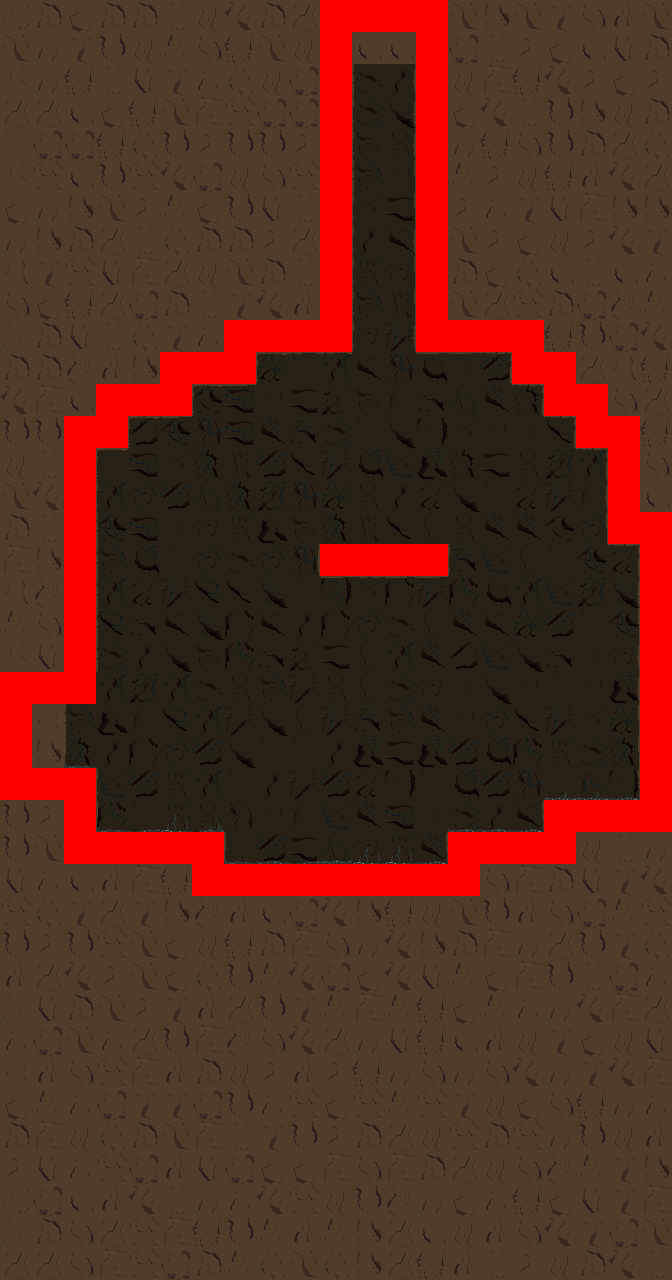

This game map was drawn from its Tiled (.tmx) file and the tilesets committed beside it. A one-line description and the trimmed map source follow:
An orthogonal 21x40 tile map with 32x32 px tiles, 3 tile layers (BG, FG, Collision), 3 tilesets and 9 objects (2x Door).

<map version="1.0" orientation="orthogonal" width="21" height="40" tilewidth="32" tileheight="32">
 <properties>
  <property name="MapName" value="Refuse Pit" />
 </properties>
 <tileset firstgid="1" name="tilemap" tilewidth="32" tileheight="32">
  <image source="gfx/tileset.png" width="384" height="384" />
 </tileset>
 <tileset firstgid="145" name="collision" tilewidth="32" tileheight="32">
  <image source="gfx/collision.png" width="32" height="32" />
 </tileset>
 <tileset firstgid="146" name="objects" tilewidth="32" tileheight="32">
  <image source="gfx/objects.png" width="384" height="32" />
 </tileset>
 <layer name="BG" width="21" height="40">
  <data>[840 cells, 840 non-empty, 55 distinct tile ids]</data>
 </layer>
 <layer name="FG" width="21" height="40">
  <data>[840 cells, 840 non-empty, 59 distinct tile ids]</data>
 </layer>
 <layer name="Collision" width="21" height="40">
  <properties>
   <property name="draw" value="false" />
  </properties>
  <data>[840 cells, 98 non-empty, 1 distinct tile ids]</data>
 </layer>
 <objectgroup name="Doors" width="21" height="40">
  <object name="leftDoor" type="Door" x="32" y="704" width="32" height="64">
   <properties>
    <property name="toDoor" value="rightBotDoor" />
    <property name="toMap" value="room2_3" />
   </properties>
  </object>
  <object name="topDoor" type="Door" x="352" y="32" width="64" height="32">
   <properties>
    <property name="toDoor" value="bottomDoor" />
    <property name="toMap" value="room2_4" />
   </properties>
  </object>
 </objectgroup>
 <objectgroup name="Enemies" width="21" height="40">
  <object gid="149" x="224" y="512" />
  <object gid="149" x="512" y="512" />
  <object gid="150" x="288" y="864" />
  <object gid="150" x="480" y="832" />
  <object gid="147" x="320" y="608">
   <properties>
    <property name="rotation" value="270" />
   </properties>
  </object>
  <object gid="147" x="416" y="608">
   <properties>
    <property name="rotation" value="270" />
   </properties>
  </object>
  <object gid="154" x="64" y="768">
   <properties>
    <property name="isFlipped" value="" />
   </properties>
  </object>
 </objectgroup>
</map>
